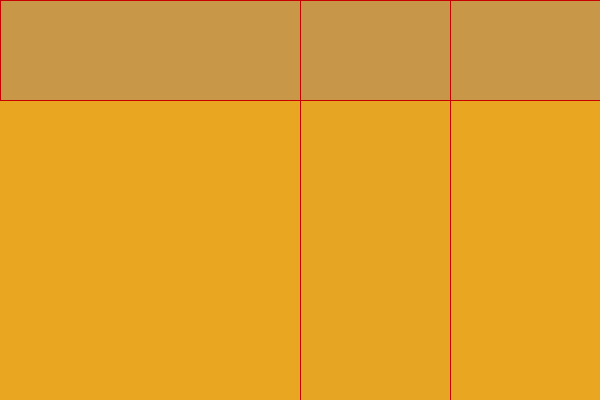
Frame 1 (no input)
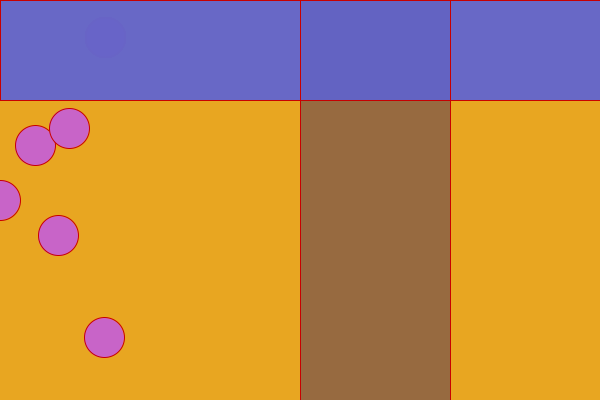
Frame 60 (the mouse pressed at the canvas centre just before this capture)
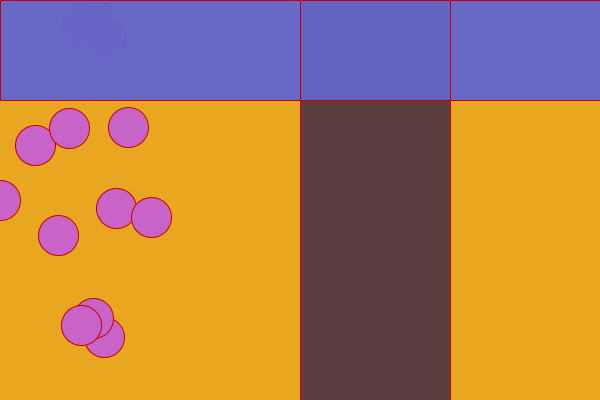
Frame 120 (the mouse held since frame 60 and released just before this capture)

The Processing sketch that drew these frames (run headless with seeded random() and noise(); from frame 60 on, the mouse is pressed at the canvas centre):

// Processing sketch: sketch_may21a_a
// ── sketch_may21a_a.pde



// this happens once

void setup() {
  size(600,400);
  background(232,166,33);
}

float time = -20;


// this happens over and over

void draw() {
  fill(100,100,200,60);
  stroke(200,0,0);
  rect(0,0,width,height/4);

  fill(50,50,100,2);
  rect(width/2,0,width/4,height);


  float speed = 1;
  time = time + 1;
  int howManyDots = 10;
  for (int i=0; i<howManyDots; i++) {
    float x = i*10 + time * speed;
    if (x > width + 20) {
      time = 0;
    }
    float y = 100 * sin( i + time * 0.03) * 100;
    y = y + i*10 + 200; //offset
    fill(200,100,200);
    ellipse(x,y,40,40);
  }
  
  fill(232,166,33);
  stroke(246,255,124);
  //rect(sin((i + time*0.05)*100),cos((i + time*0.05)*100),20,20);
  
  fill(0,0,100);
  stroke(100,0,0);
  //rect(x + y,y,60,60);
  



}
